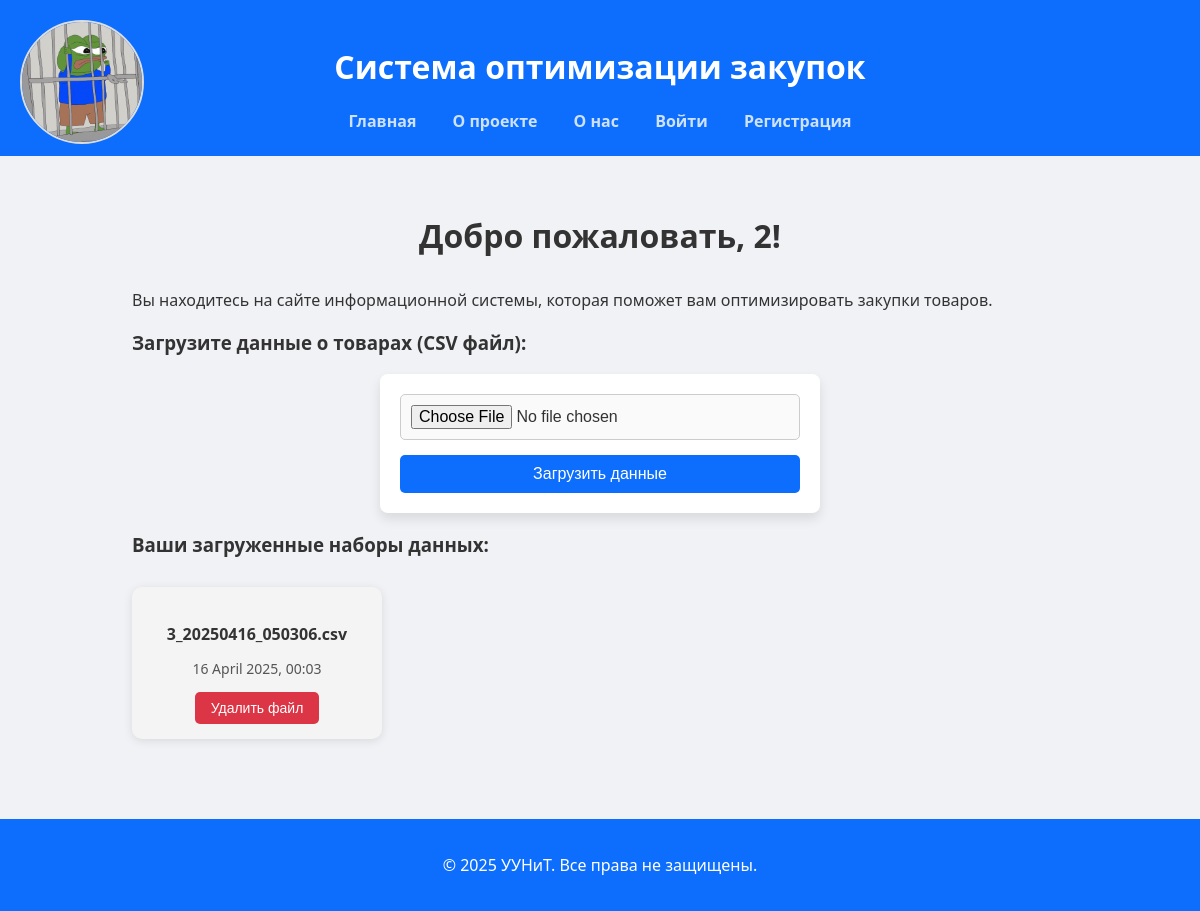
/ (signed in), run on an earlier commit of the app's database.
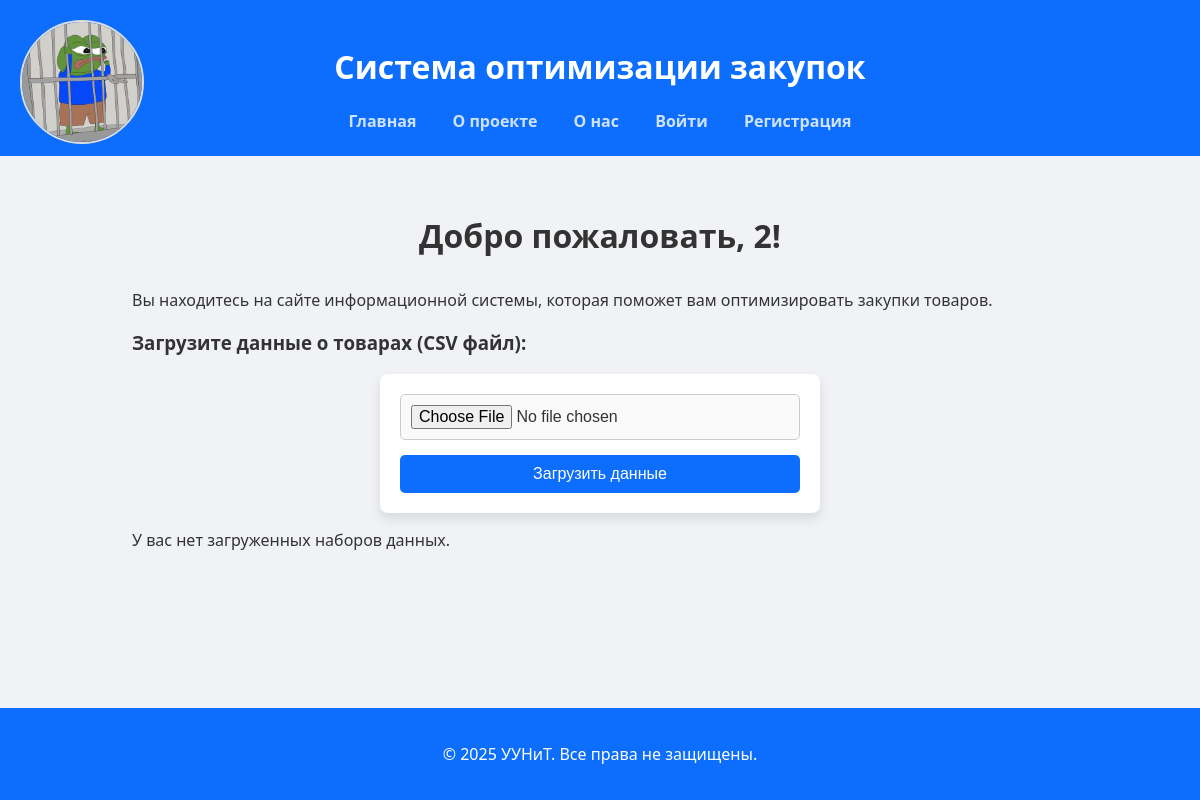
And on a later commit of the database.
### database/models.py (models this page shows, shortened)
class DataFile(db.Model):
    id = db.Column(db.Integer, primary_key=True)
    user_id = db.Column(db.Integer, db.ForeignKey('user.id'), nullable=False)
    file_name = db.Column(db.String(255), nullable=False)
    file_path = db.Column(db.String(255), nullable=False)  # путь к файлу на сервере
    created_at = db.Column(db.DateTime, default=datetime.utcnow)
    reports = db.relationship('OptimizationReport', backref='data_file', lazy=True)

### routes.py (the view)
def index():
    if 'id' in session:
        data_files = DataFile.query.filter_by(user_id=session['id']).all()  # Получаем все файлы для текущего пользователя
        reports = OptimizationReport.query.filter_by(user_id=session['id']).all()  # Получаем все отчеты для пользователя
        return render_template('index.html', data_files=data_files, reports=reports)
    return render_template('index.html')

### templates/index.html (shortened to what this page needs)
<!DOCTYPE html>
<html lang="ru">
<head>
    <link rel="stylesheet" href="{{ url_for('static', filename='css/base.css') }}">
    <link rel="stylesheet" href="{{ url_for('static', filename='css/dropdown.css') }}">
    <link rel="stylesheet" href="{{ url_for('static', filename='css/card.css') }}">
    <link rel="stylesheet" href="{{ url_for('static', filename='css/modal.css') }}">
    <link rel="stylesheet" href="{{ url_for('static', filename='css/download.css') }}">
    <link rel="stylesheet" href="{{ url_for('static', filename='css/base.css') }}">
</head>
<body>
<header>
    <h1>Система оптимизации закупок</h1>
    <nav>
        <a href="{{ url_for('index') }}">Главная</a>
        <a href="{{ url_for('about') }}">О проекте</a>
        <a href="{{ url_for('team') }}">О нас</a>
        <a href="{{ url_for('login') }}" class="auth">Войти</a>
        <a href="{{ url_for('register') }}" class="auth">Регистрация</a>
        {% if session.get('username') %}
        <div class="profile-dropdown">
            <img src="{{ url_for('static', filename='images/profile.jpg') }}" alt="Профиль" class="profile-icon">
        </div>
        {% endif %}
    </nav>
</header>
<main>
    <section class="intro">
        {% if session.get('username') %}
        <h2>Добро пожаловать, {{ session['username'] }}!</h2>
        <p>Вы находитесь на сайте информационной системы, которая поможет вам оптимизировать закупки товаров.</p>
        <h3>Загрузите данные о товарах (CSV файл):</h3>
        <form action="{{ url_for('upload_data') }}" method="POST" enctype="multipart/form-data">
            <input type="file" name="data_file" required>
            <button type="submit">Загрузить данные</button>
        </form>
        {% if data_files %}
        <h3>Ваши загруженные наборы данных:</h3>
        <div class="file-cards">
            {% for file in data_files %}
            <div class="file-card" onclick="openModal({{ file.id }}, '{{ file.file_name }}')">
                <h4>{{ file.file_name }}</h4>
                <p class="date">{{ file.created_at.strftime('%d %B %Y, %H:%M') }}</p>
                <button class="delete-report-btn" onclick="confirmDelete({{ file.id }}, '{{ file.file_name }}')">Удалить файл</button>
            </div>
            {% endfor %}
        </div>
        {% else %}
        <p>У вас нет загруженных наборов данных.</p>
        {% endif %}
        {% else %}
        <h2>Добро пожаловать! Пожалуйста, войдите в аккаунт или зарегистрируйтесь, чтобы начать.</h2>
        <p>Чтобы использовать функциональность системы (расчёт оптимального пополнения запасов и просмотр результатов), пожалуйста, войдите в аккаунт или зарегистрируйтесь.</p>
        {% endif %}
    </section>
</main>
<footer>
    <p>&copy; 2025 УУНиТ. Все права не защищены.</p>
</footer>
</body>
</html>

What changed in the data, as far as the page shows it:
removed DataFile: file_name "3_20250416_050306.csv", created_at "16 April 2025, 00:03"
Also different on the page:
text no longer shown: "Ваши загруженные наборы данных:"
text now shown: "У вас нет загруженных наборов данных."
